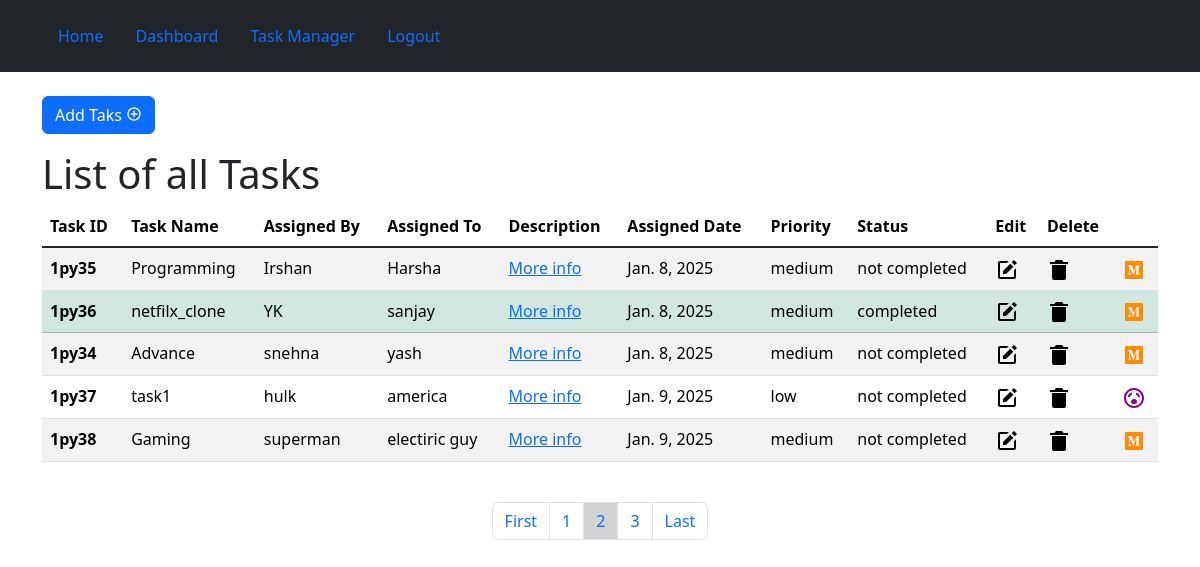
/tasks/?pg=2 (signed in), run on the app's committed database.
### taskmanager/models.py (models this page shows, shortened)
class TASK(models.Model):
    state = [
        ('completed','Completed'),
        ('not completed','Not Completed')
    ]
    task_id = models.CharField(max_length=20)
    task_name = models.CharField(max_length=100)
    assigned_by = models.CharField(max_length=100)
    assigned_to = models.CharField(max_length=100)
    description = models.TextField()
    assigned_date = models.DateField(auto_now_add=True)
    priority = models.CharField(max_length=100)
    status = models.CharField(max_length=20,choices=state)

### taskmanager/views.py (the view)
# urls.py: path('',views.alltasks,name='alltasks'),
def alltasks(request):
    if request.method == 'POST':
        form = TaskForm(request.POST,request.FILES)
        if form.is_valid():
            form.save()
            return redirect('alltasks')
    else:
        data = TASK.objects.all()
        page_no = Paginator(data,5)
        page = request.GET.get('pg')
        data = page_no.get_page(page)
        form = TaskForm()
    context = {
        'data': data,
        'form': form
    }
    return render(request,'tasks/alltasks.html',context)

### templates/tasks/alltasks.html (shortened to what this page needs)
{% extends 'base.html' %}
{% block content %}
<div class="container">
    <div class="jumbotron"><br>
        <p class="d-inline-flex gap-1">
            <a class="btn btn-primary" data-bs-toggle="collapse" href="#collapseExample" role="button" aria-expanded="false" aria-controls="collapseExample">
              Add Taks&nbsp;<i class='bx bx-plus-circle'></i>
            </a>
          </p>
        <h1>List of all Tasks</h1>
        <table class="table table-striped table-hover">
            <thead>
              <tr>
                <th scope="col">Task ID</th>
                <th scope="col">Task Name</th>
                <th scope="col">Assigned By</th>
                <th scope="col">Assigned To</th>
                <th scope="col">Description</th>
                <th scope="col">Assigned Date</th>
                <th scope="col">Priority</th>
                <th scope="col">Status</th>
                <th scope="col">Edit</th>
                <th scope="col">Delete</th>
              </tr>
            </thead>
            <tbody class="table-group-divider">
            {% for item in data %}
              <tr class="{% if item.status == 'completed' %} table-success {% endif %}">
                <th scope="row">{{ item.task_id }}</th>
                    <td>{{ item.task_name }}</td>
                    <td>{{ item.assigned_by }}</td>
                    <td>{{ item.assigned_to }}</td>
                    <td><a href="{% url 'description' id=item.id %}">More info</a></td>
                    <td>{{ item.assigned_date }}</td>
                    <td>{{ item.priority }}</td>
                    <td>{{ item.status }}</td>
                    <td><a href="{% url 'edit' id=item.id %}"></a></td>
                    <td><a href="{% url 'delete' id=item.id %}"><svg xmlns="http://www.w3.org/2000/svg" width="24" height="24" viewBox="0 0 24 24" style="fill: rgba(0, 0, 0, 1);transform: msFilter"><path d="M6 7H5v13a2 2 0 0 0 2 2h10a2 2 0 0 0 2-2V7H6zm10.618-3L15 2H9L7.382 4H3v2h18V4z"></path></svg></a></td>
                    {% if item.priority == 'high' %}
                        <td><svg xmlns="http://www.w3.org/2000/svg" width="24" height="24" viewBox="0 0 24 24" style="fill: red;transform: msFilter"><path d="m5.705 3.71-1.41-1.42C1 5.563 1 7.935 1 11h1l1-.063C3 8.009 3 6.396 5.705 3.71zm13.999-1.42-1.408 1.42C21 6.396 21 8.009 21 11l2-.063c0-3.002 0-5.374-3.296-8.647zM12 22a2.98 2.98 0 0 0 2.818-2H9.182A2.98 2.98 0 0 0 12 22zm7-7.414V10c0-3.217-2.185-5.927-5.145-6.742C13.562 2.52 12.846 2 12 2s-1.562.52-1.855 1.258C7.184 4.073 5 6.783 5 10v4.586l-1.707 1.707A.996.996 0 0 0 3 17v1a1 1 0 0 0 1 1h16a1 1 0 0 0 1-1v-1a.996.996 0 0 0-.293-.707L19 14.586z"></path></svg></td>
                    {% elif item.priority == 'medium' %}
                        <td></td>
                    {% elif item.priority == 'low' %}
                        <td></td>
                    {% endif %}
                </tr>
            {% endfor %}
            </tbody>
        </table><br>
        <nav aria-label="Page navigation example">
          <ul class="pagination justify-content-center">
            <li class="page-item">
              <a class="page-link" href="?pg=1">First</a>
            </li>
            {% if data.has_previous %}
              <li class="page-item"><a class="page-link" href="?pg={{ data.previous_page_number}}">{{ data.previous_page_number}}</a></li>
            {% endif %}
            <li class="page-item"><a id="{% if data.number %}page{% endif %}" class="page-link" href="?pg={{ data.number }}">{{ data.number }}</a></li>
            {% if data.has_next %}
              <li class="page-item"><a class="page-link" href="?pg={{ data.next_page_number }}">{{ data.next_page_number }}</a></li>
            {% endif %}
            <li class="page-item">
              <a class="page-link" href="?pg={{ data.paginator.num_pages }}">Last</a>
            </li>
          </ul>
        </nav>
    </div>
</div>
{% endblock %}

### templates/tasks/alltasks.html (style rules this page uses)
#page { background-color: lightgrey; }

### data on the page
TASK: task_id "1py35", task_name "Programming", assigned_by "Irshan", assigned_to "Harsha", assigned_date "Jan. 8, 2025", priority "medium", status "not completed"
TASK: task_id "1py36", task_name "netfilx_clone", assigned_by "YK", assigned_to "sanjay", assigned_date "Jan. 8, 2025", priority "medium", status "completed"
TASK: task_id "1py34", task_name "Advance", assigned_by "snehna", assigned_to "yash", assigned_date "Jan. 8, 2025", priority "medium", status "not completed"
TASK: task_id "1py37", task_name "task1", assigned_by "hulk", assigned_to "america", assigned_date "Jan. 9, 2025", priority "low", status "not completed"
TASK: task_id "1py38", task_name "Gaming", assigned_by "superman", assigned_to "electiric guy", assigned_date "Jan. 9, 2025", priority "medium", status "not completed"

### other printed values
{{ data.previous_page_number }} "1"
{{ data.number }} "2"
{{ data.next_page_number }} "3"
